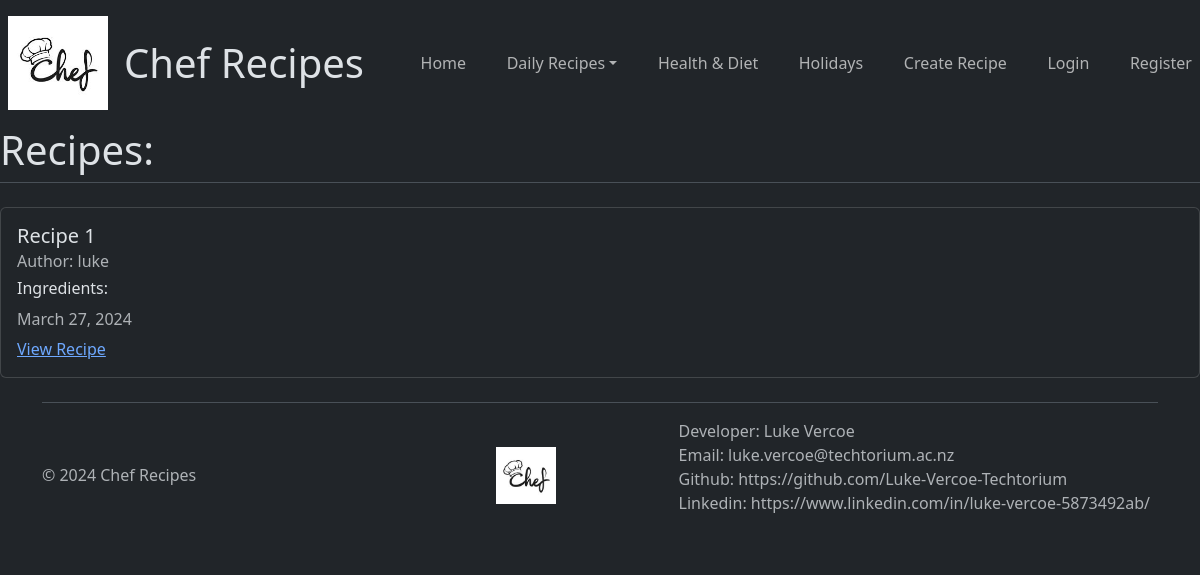
/health_diet, run on an earlier commit of the app's database.
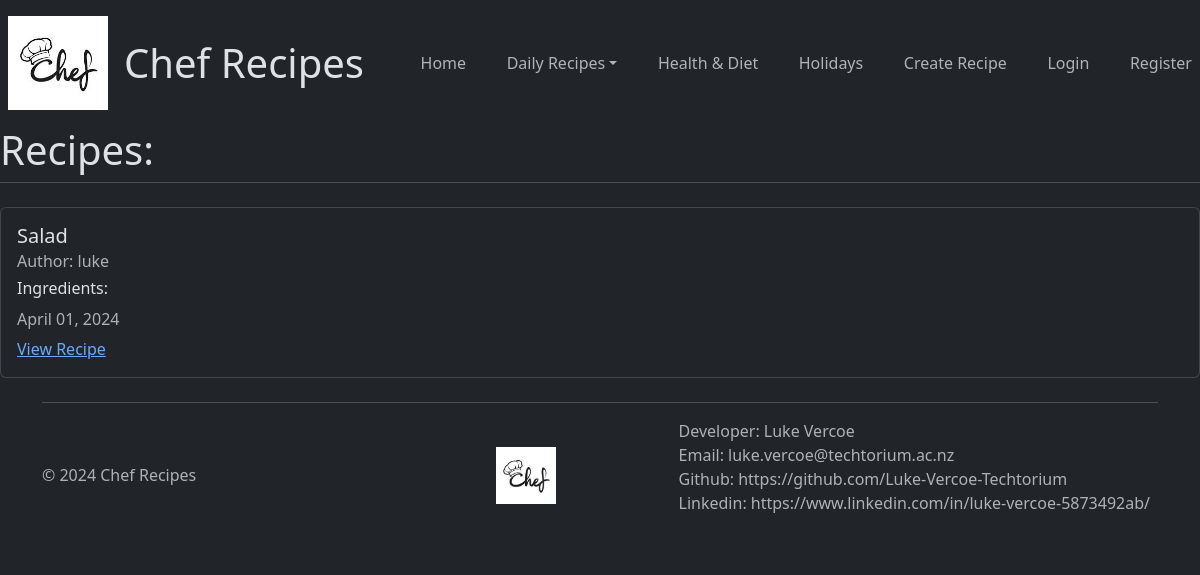
And on a later commit of the database.
### recipes/models.py (models this page shows, shortened)
class recipe(models.Model):
    class Meta:
        ordering = ('-updated_at',)
    title = models.CharField(max_length=100)
    ingredients = models.TextField()
    description = models.TextField()
    category = models.CharField(max_length=100, choices=(
        ("NONE", "None"),
        ("HEALTH_DIET", "Health & Diet"),
        ("HOLIDAYS", "Holidays"),
    ))
    meal_time = models.CharField(max_length=100, choices=(
        ("BREAKFAST", "Breakfast"),
        ("LUNCH", "Lunch"),
        ("DINNER", "Dinner"),
        ("DESSERT", "Dessert"),
    ))
    author = models.ForeignKey(User, on_delete=models.CASCADE)
    created_at = models.DateTimeField(auto_now_add=True)
    updated_at = models.DateTimeField(auto_now=True)

### recipes/views.py (the view)
# urls.py: path("health_diet", views.recipeHealthDietView.as_view(), name="recipes-health-diet"),
class recipeHealthDietView(ListView):
    model = models.recipe
    template_name ="recipes/health_diet.html"
    context_object_name = "recipes"

### recipes/templates/recipes/health_diet.html (shortened to what this page needs)
{% extends "recipes/base.html" %}
{% block content %}
<h1>Recipes:</h1>
<div class="border-top">
    {% for recipe in recipes %}
    {% if recipe.category == "HEALTH_DIET" %}
    {% include "recipes/recipe_display.html" %}
    {% endif %}
    {% endfor %}
</div>
{% endblock content %}

### recipes/templates/recipes/recipe_display.html (shortened to what this page needs)
<div class="card my-4">
    <div class="card-body">
        <h5 class="card-title">{{ recipe.title }}</h5>
        <h6 class="card-subtitle mb-2 text-muted">Author: {{ recipe.author }}</h6>
        <h6 class="card-title">Ingredients:</h6>
        <p class="card-text">
        <h6 class="card-subtitle mb-2 text-muted">{{ recipe.updated_at|date:"F d, Y" }}</h6>
        <a href="{% url 'recipes-detail' recipe.pk %}" class="card-link">View Recipe</a>
    </div>
</div>

What changed in the data, as far as the page shows it:
removed recipe: title "Recipe 1", author "luke", updated_at "March 27, 2024"
added recipe: title "Salad", author "luke", updated_at "April 01, 2024"
